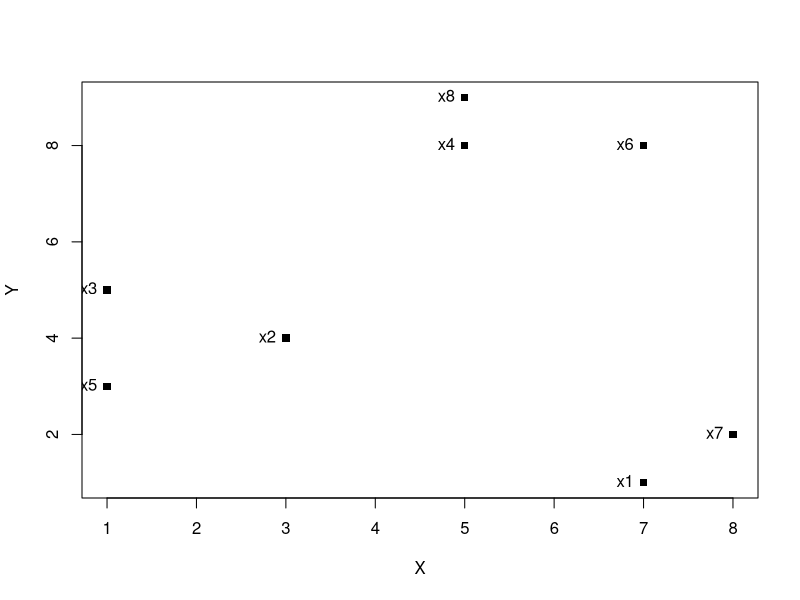
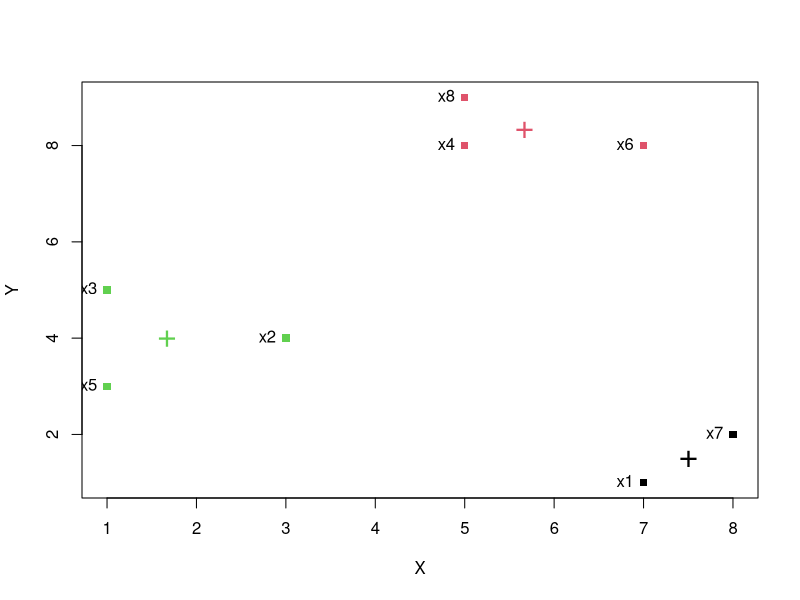
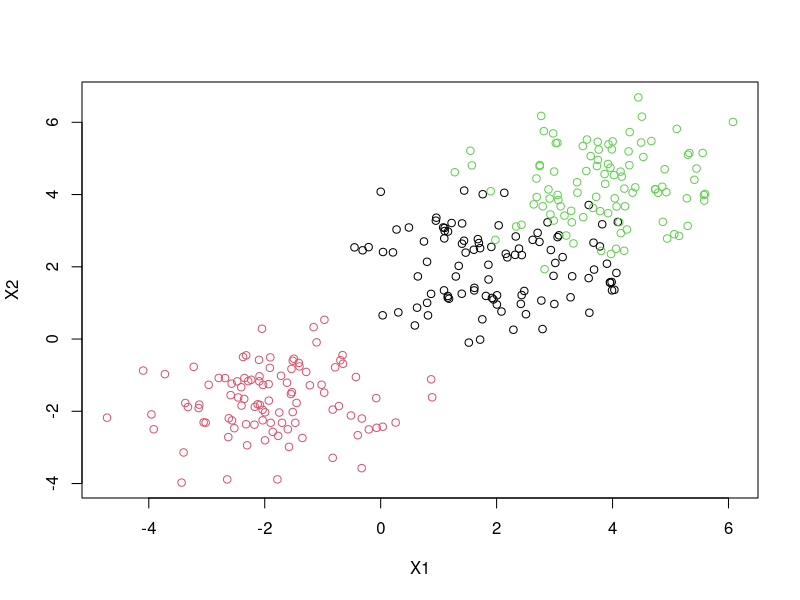
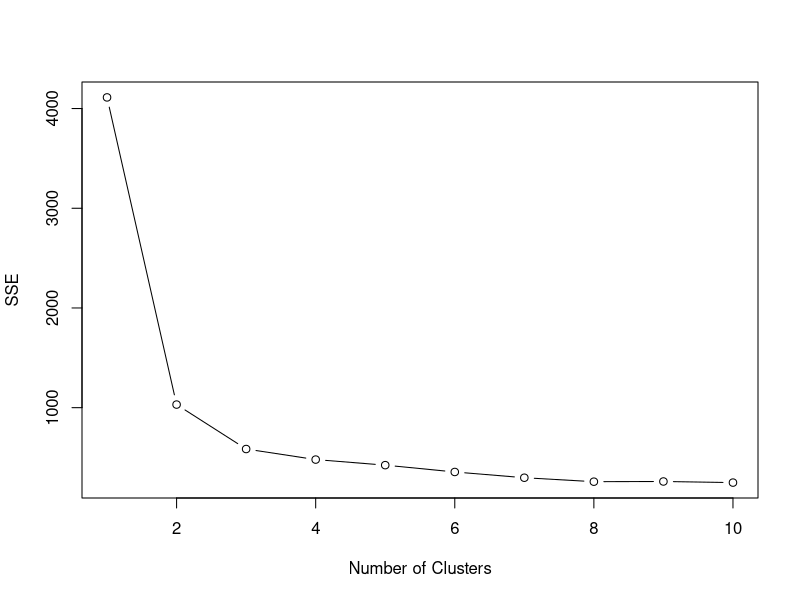
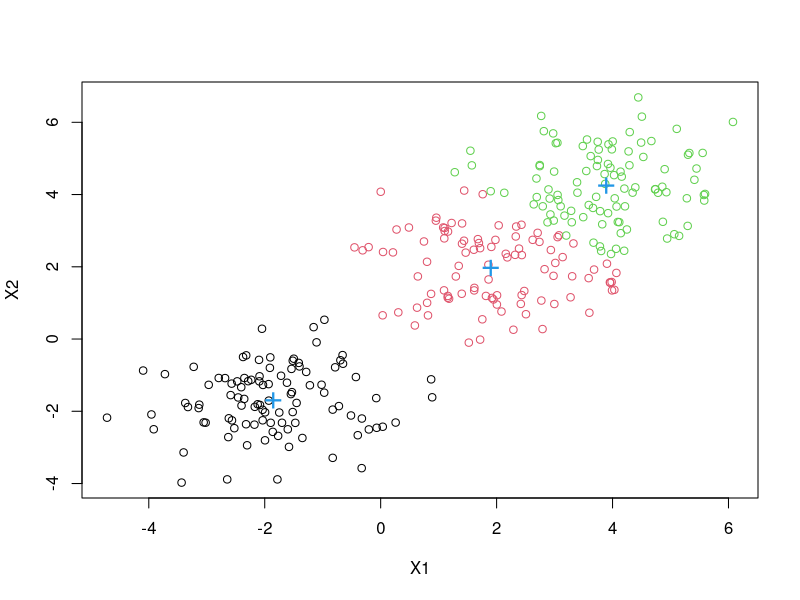
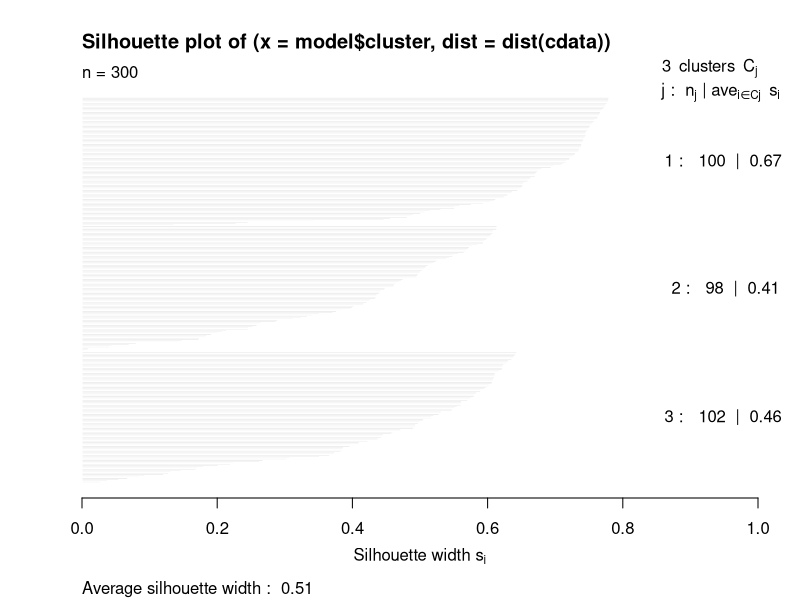
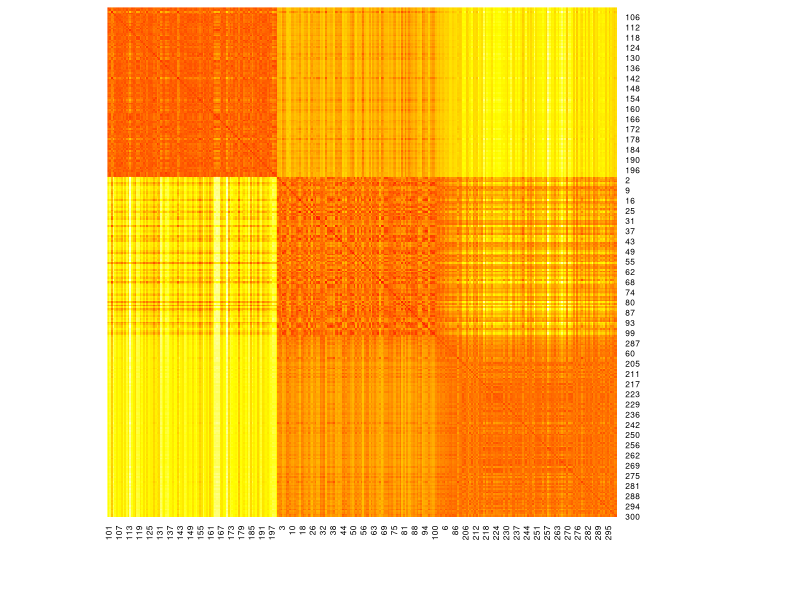
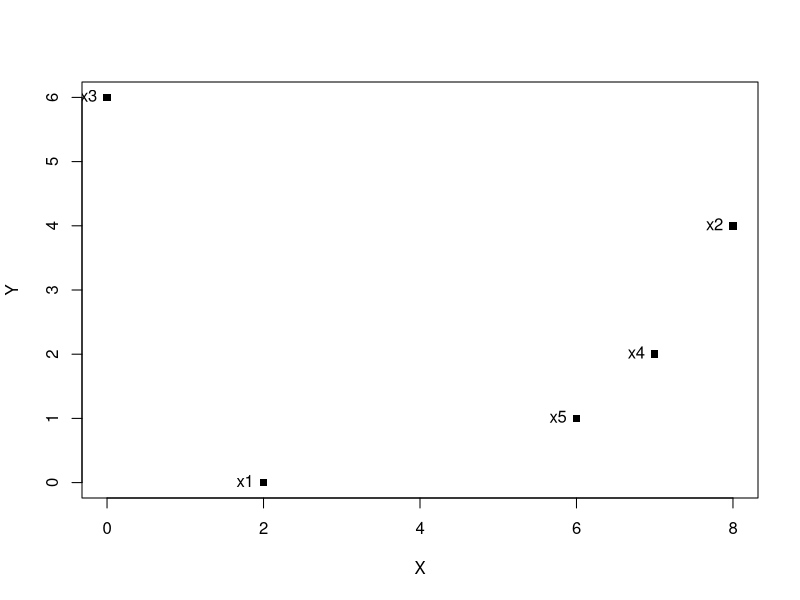

Source code (R) for these figures, in order:
setwd("C:/Users/Thomas/Desktop/BDA Med/Practical/Clustering/")



# kMeans

X = c(7, 3, 1, 5, 1, 7, 8, 5)
Y = c(1, 4, 5, 8, 3, 8, 2, 9)
rnames = c("x1", "x2", "x3", "x4", "x5", "x6", "x7", "x8")
kdata = data.frame(X, Y, row.names = rnames)

plot(kdata, pch = 15)
text(kdata, labels = row.names(kdata), pos = 2)

model = kmeans(kdata, centers = kdata[1:3,])
model$centers
model$cluster

cohesion = model$tot.withinss
separation = model$betweenss

plot(kdata, col = model$cluster, pch = 15)
text(kdata, labels = row.names(kdata), pos = 2)
points(model$centers, col = 1:length(model$centers), pch = "+", cex = 2)

library(cluster)
cdata = read.csv("cdata.csv", stringsAsFactors = TRUE)
target = cdata[, 3]
cdata = cdata[, 1:2]

plot(cdata, col = target)

SSE <- c()
for (i in 1:10)
  SSE[i] <- kmeans(cdata, centers = i)$tot.withinss
plot(1:10, SSE, type="b", xlab="Number of Clusters", ylab="SSE")

model = kmeans(cdata, centers = 3)

model$centers
model$cluster

cohesion = model$tot.withinss
separation = model$betweenss

plot(cdata, col = model$cluster)
points(model$centers, col = 4, pch = "+", cex = 2)

model_silhouette = silhouette(model$cluster, dist(cdata))
plot(model_silhouette)
mean_silhouette = mean(model_silhouette[, 3])

cdata_ord = cdata[order(model$cluster),]
heatmap(as.matrix(dist(cdata_ord)), Rowv = NA, Colv = NA, col = heat.colors(256), revC = TRUE)



# Hierarchical Clustering

X = c(2, 8, 0, 7, 6)
Y = c(0, 4, 6, 2, 1)
rnames = c("x1", "x2", "x3", "x4", "x5")
hdata = data.frame(X, Y, row.names = rnames)

plot(hdata, pch = 15)
text(hdata, labels = row.names(hdata), pos = 2)

d = dist(hdata)
hc_single = hclust(d, method = "single")
plot(hc_single)

hc_complete = hclust(d, method = "complete")
plot(hc_complete)

clusters = cutree(hc_single, k = 2)
plot(hdata, col = clusters, pch = 15, main = "Single Linkage")
text(hdata, labels = row.names(hdata), pos = 2)

clusters = cutree(hc_complete, k = 2)
plot(hdata, col = clusters, pch = 15, main = "Complete Linkage")
text(hdata, labels = row.names(hdata), pos = 2)

library(cluster)
library(scatterplot3d)
europe = read.csv("europe.csv", stringsAsFactors = TRUE)

d = dist(scale(europe))
hc <- hclust(d, method = 'complete')
plot(hc)

slc = c()
for (i in 2:20){
  clusters = cutree(hc, k = i)
  slc [i-1] = mean(silhouette(clusters, d)[, 3])
}
plot(2:20, slc, type="b", xlab="Number of Clusters", ylab="Silhouette")

clusters = cutree(hc, k = 7)

plot(hc)
rect.hclust(hc, k = 7)

s3d = scatterplot3d(europe, angle = 125, scale.y = 1.5, color = clusters)
coords <- s3d$xyz.convert(europe)
text(coords$x, coords$y, labels=row.names(europe), pos=sample(1:4), col = clusters)

model_silhouette = silhouette(clusters, d)
plot(model_silhouette)



# DBSCAN

library(dbscan)
X = c(2, 2, 8, 5, 7, 6, 1, 4)
Y = c(10, 5, 4, 8, 5, 4, 2, 9)
rnames = c("x1", "x2", "x3", "x4", "x5", "x6", "x7", "x8")
ddata = data.frame(X, Y, row.names = rnames)

plot(ddata, pch = 15)
text(ddata, labels = row.names(ddata), pos = 4)

model = dbscan(ddata, eps = 2, minPts = 2)
clusters = model$cluster
plot(ddata, col=clusters+1, pch=15, main="DBSCAN(eps = 2, minPts = 2)")
text(ddata, labels = row.names(ddata), pos = 4)

library(dbscan)
mdata = read.csv("mdata.csv", stringsAsFactors = TRUE)

plot(mdata)

model = kmeans(mdata, 2)
plot(mdata, col = model$cluster + 1)

knndist = kNNdist(mdata, k = 10)
plot(sort(knndist), type = 'l', xlab = "Points sorted by distance", ylab = "10-NN distance")

model = dbscan(mdata, eps = 0.4, minPts = 10)
plot(mdata, col = model$cluster + 1, pch = ifelse(model$cluster, 1, 4))
